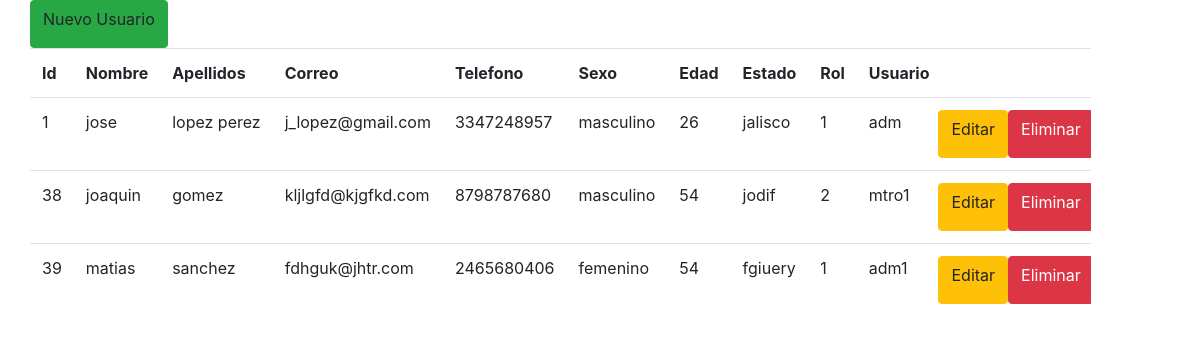
Page /ver_usuarios.php (signed in) on the earlier database version.
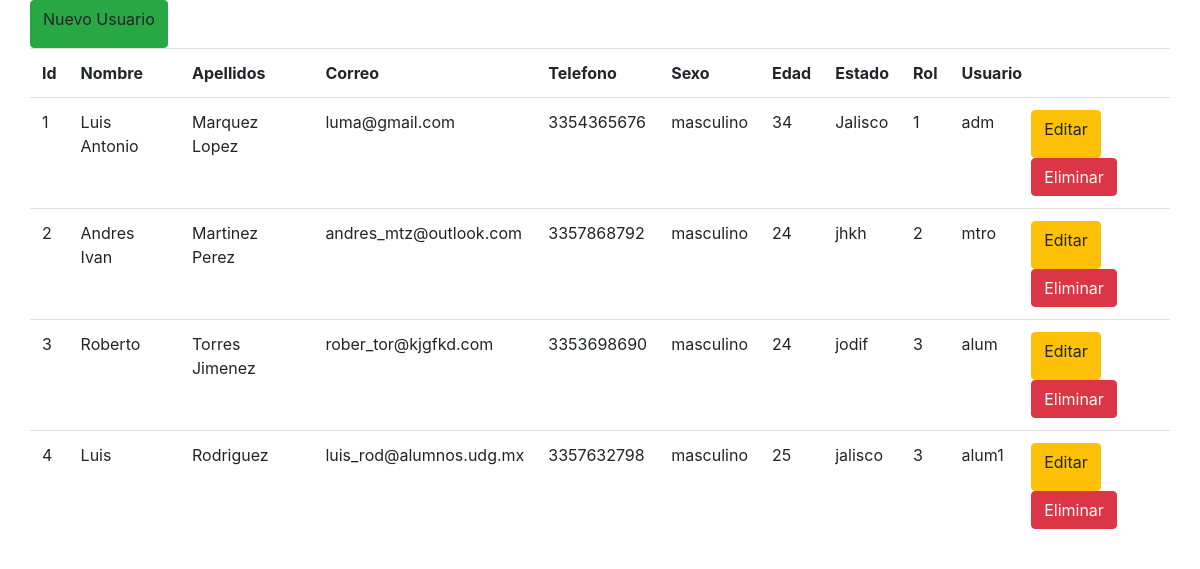
Same page on the later database version.
### tables this page shows
CREATE TABLE `usuarios` (
  `usu_id` int(11) NOT NULL,
  `nombre` varchar(100) NOT NULL,
  `apellidos` varchar(100) NOT NULL,
  `correo` varchar(50) NOT NULL,
  `telefono` varchar(15) NOT NULL,
  `sexo` varchar(20) NOT NULL,
  `edad` varchar(20) NOT NULL,
  `estado` varchar(30) NOT NULL,
  `rol` int(11) NOT NULL,
  `usuario` varchar(50) NOT NULL,
  `password` varchar(50) NOT NULL
);

### ver_usuarios.php (the view, shortened to what this page needs)
<?php
	if(isset($_SESSION['administrador']))
	{
?>
<!DOCTYPE html>
<html lang="en">
<head>
	<link rel="stylesheet" href="css/bootstrap.min.css">
	<link rel="stylesheet" href="css/estiloslistar.css">
</head>
<body>
	<div class="container">
		<div class="row">
			<a class="btn btn-success" data-toggle="modal" data-target="#nuevoUsu">Nuevo Usuario</a><br><br>
			<table class='table table-responsive w-auto'>
				<tr>
					<th>Id</th>
					<th>Nombre</th>
					<th>Apellidos</th>
					<th>Correo</th>
					<th>Telefono</th>
					<th>Sexo</th>
					<th>Edad</th>
					<th>Estado</th>
					<th>Rol</th>
					<th>Usuario</th>
					<th><span class="glyphicon glyphicon-wrench"></span></th>
				</tr>
<?php
			$mysqli = new mysqli("localhost", "root", "", "practica4");
			$consulta= "SELECT * FROM usuarios";
			if ($resultado = $mysqli->query($consulta))
			{
				while ($fila = $resultado->fetch_row())
				{
					echo "<tr>";
					echo "<td>$fila[0]</td>
						<td>$fila[1]</td>
						<td>$fila[2]</td>
						<td>$fila[3]</td>
						<td>$fila[4]</td>
						<td>$fila[5]</td>
						<td>$fila[6]</td>
						<td>$fila[7]</td>
						<td>$fila[8]</td>
						<td>$fila[9]</td>";
					echo"<td>";
						echo"<div class='row'>";
							echo "<a data-toggle='modal' data-target='#editUsu' data-id='" .$fila[0] ."' data-nombre='" .$fila[1] ."' data-apellido='" .$fila[2] ."' data-correo='" .$fila[3] ."' data-telefono='" .$fila[4] ."' data-sexo='" .$fila[5] ."' data-edad='" .$fila[6] ."' data-estado='" .$fila[7] ."' data-rol='" .$fila[8] ."' data-usuario='" .$fila[9] ."' class='btn btn-warning'><span class='glyphicon glyphicon-pencil'></span>Editar</a> ";
					echo "<br><br><a class='btn btn-danger' href='eliminausuarios.php?id=" .$fila[0] ."'><span class='glyphicon glyphicon-remove'></span>Eliminar</a>";
						echo"</div>";
					echo "</td>";
					echo "</tr>";
				}
			}
?>
	        </table>
		</div>
	</div>
</body>
</html>
<?php
	}
	else
	{
		?>
		 <META HTTP-EQUIV="Refresh" CONTENT="0; URL=login.php">
		 <?php
	}
?>

Differences in the rows shown:
removed usuarios: usu_id "38", nombre "joaquin", apellidos "gomez", correo "kljlgfd@kjgfkd.com", telefono "8798787680", sexo "masculino", edad "54", estado "jodif", rol "2", usuario "mtro1"
removed usuarios: usu_id "39", nombre "matias", apellidos "sanchez", correo "fdhguk@jhtr.com", telefono "2465680406", sexo "femenino", edad "54", estado "fgiuery", rol "1", usuario "adm1"
changed usuarios "adm": nombre "jose" → "Luis Antonio"; apellidos "lopez perez" → "Marquez Lopez"; correo "j_lopez@gmail.com" → "luma@gmail.com"; telefono "3347248957" → "3354365676"; edad "26" → "34"; estado "jalisco" → "Jalisco"
added usuarios: usu_id "2", nombre "Andres Ivan", apellidos "Martinez Perez", correo "andres_mtz@outlook.com", telefono "3357868792", sexo "masculino", edad "24", estado "jhkh", rol "2", usuario "mtro"
added usuarios: usu_id "3", nombre "Roberto", apellidos "Torres Jimenez", correo "rober_tor@kjgfkd.com", telefono "3353698690", sexo "masculino", edad "24", estado "jodif", rol "3", usuario "alum"
added usuarios: usu_id "4", nombre "Luis", apellidos "Rodriguez", correo "luis_rod@alumnos.udg.mx", telefono "3357632798", sexo "masculino", edad "25", estado "jalisco", rol "3", usuario "alum1"
